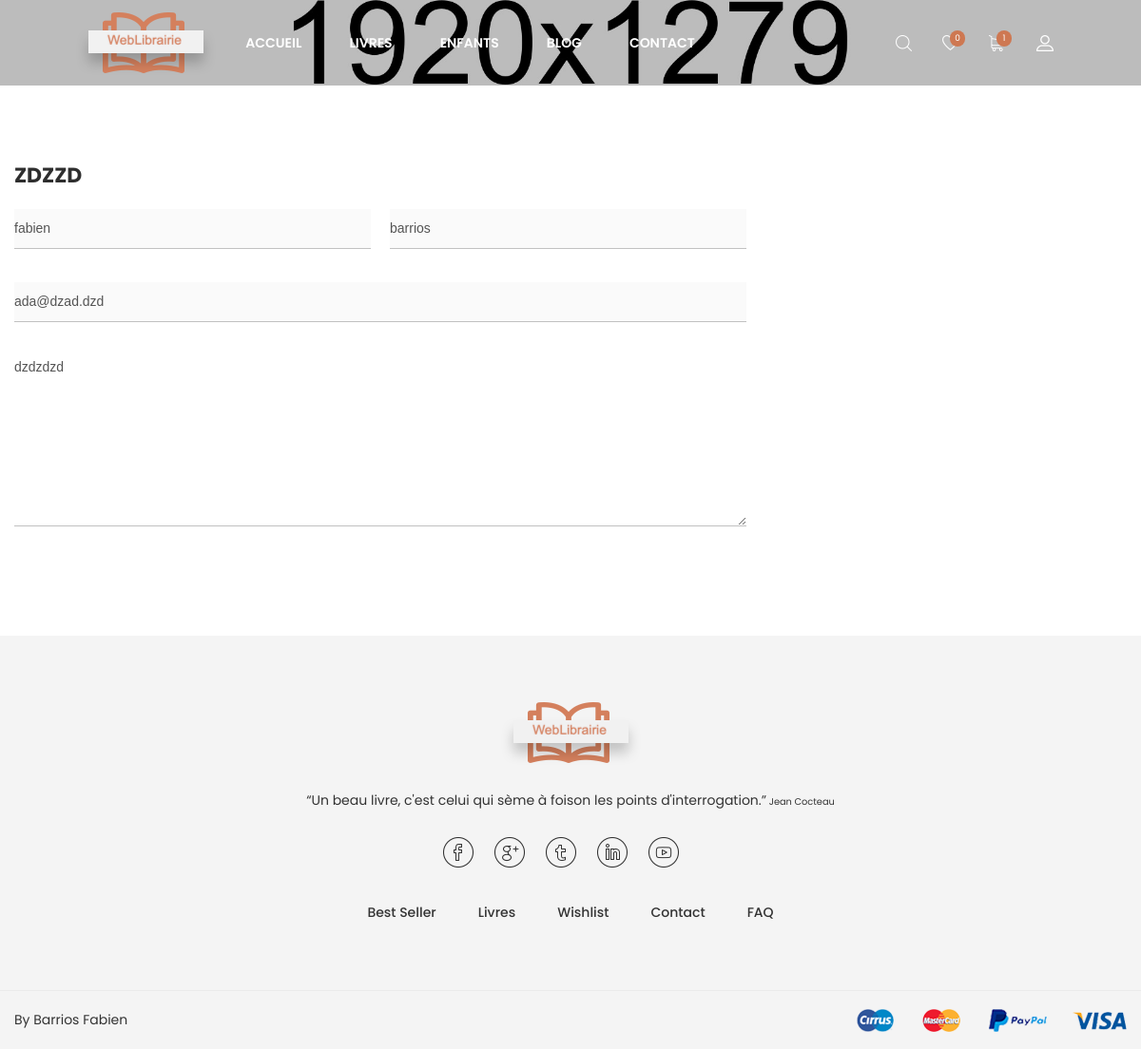
Page /detailRetour.php?id=1 (signed in) on the committed database.
### tables this page shows
CREATE TABLE `CONTACT` (
  `ID` int(11) NOT NULL,
  `PRENOM` text NOT NULL,
  `NOM` text NOT NULL,
  `MAIL` text NOT NULL,
  `SUJET` text NOT NULL,
  `MESSAGE` text NOT NULL
);

### Fonctions.php (called while the page is built, shortened)
<?php
function connectDB(){
    try{
        $db = new PDO('mysql:host=localhost;dbname=WeblibrairieVVA;charset=utf8', 'root', 'root');
        return $db;
    }
    catch (Exception $e){
        die('Erreur : '.$e->getMessage());
    }
}
function getNbArticlePanier(){
    $link = connectDB();
    $user = $_SESSION['Usercompte'];
    $req = $link->query("SELECT count(*) as nb FROM LIVRE INNER JOIN ECRIVAIN ON LIVRE.ID_ECRIVAIN = ECRIVAIN.ID INNER JOIN LIGNE_PANIER ON LIVRE.ID = LIGNE_PANIER.ID_LIVRE INNER JOIN PANIER ON LIGNE_PANIER.ID_PANIER = PANIER.ID INNER JOIN COMPTE ON PANIER.ID_COMPTE = COMPTE.USER WHERE LIVRE.ID = LIGNE_PANIER.ID_LIVRE AND LIGNE_PANIER.ID_PANIER = PANIER.ID AND PANIER.DT_COM is Null AND PANIER.ID_COMPTE = '$user'");
    return $req;
}
function getNbArticleWishliste(){
    $link = connectDB();
    $user = $_SESSION['Usercompte'];
    $req = $link->query("SELECT count(*) as nb FROM LIVRE INNER JOIN ECRIVAIN ON LIVRE.ID_ECRIVAIN = ECRIVAIN.ID INNER JOIN LIGNE_WISHLIST ON LIVRE.ID = LIGNE_WISHLIST.ID_LIVRE INNER JOIN WISHLIST ON LIGNE_WISHLIST.ID_WISHLIST = WISHLIST.ID INNER JOIN COMPTE ON WISHLIST.ID_COMPTE = COMPTE.USER WHERE LIVRE.ID = LIGNE_WISHLIST.ID_LIVRE AND LIGNE_WISHLIST.ID_WISHLIST = WISHLIST.ID AND WISHLIST.ID_COMPTE = '$user'");
    return $req;
}
function getRetourClientDetail(){
    $link = connectDB();
    $retour = $_GET['id'];
    $req = $link->query("SELECT * FROM CONTACT WHERE ID='$retour'");
    return $req;
}
?>

### detailRetour.php (the view, shortened to what this page needs)
<!doctype html>
<html class="no-js" lang="zxx">
<head>
    <link rel="stylesheet" href="css/bootstrap.min.css">
    <link rel="stylesheet" href="css/plugins.css">
    <link rel="stylesheet" href="style.css">
    <link rel="stylesheet" href="css/custom.css">
    <?php include_once('Fonctions.php'); ?>
</head>
<body>
<div class="wrapper" id="wrapper">
    <header id="wn__header" class="oth-page header__area header__absolute sticky__header">
        <div class="container-fluid">
            <div class="row">
                <div class="col-md-6 col-sm-6 col-6 col-lg-2">
                    <div class="logo">
                        <a href="index.php">
                            <img src="images/logo/logo.png" alt="logo images">
                        </a>
                    </div>
                </div>
                <div class="col-lg-8 d-none d-lg-block">
                    <nav class="mainmenu__nav">
                        <ul class="meninmenu d-flex justify-content-start">
                            <li class="drop with--one--item"><a href="index.php">Accueil</a></li>
                            <li class="drop"><a href="shop-grid.php?categorie=Tout">Livres</a>
                            </li>
                            <li class="drop"><a href="shop-grid.php?categorie=Enfants">Enfants</a>
                            </li>
                            <li class="drop"><a href="blog.html">Blog</a>
                            </li>
                            <li><a href="contact.html">Contact</a></li>
                        </ul>
                    </nav>
                </div>
                <div class="col-md-6 col-sm-6 col-6 col-lg-2">
                    <ul class="header__sidebar__right d-flex justify-content-end align-items-center">
                        <li class="shop_search"><a class="search__active" href="#"></a></li>
                        <?php if(!isset($_SESSION['Usercompte'])): ?>
                        <li class="wishlist"><a href="wishlist.php"></a></li>
                        <li class="shopcart"><a class="cartbox_active" href=""></a>
                            <div class="block-minicart minicart__active">
                                <div class="minicart-content-wrapper">
                                    <div class="micart__close">
                                        <span>Fermer</span>
                                    </div>
                                    <div class="mini_action cart">
                                        <a class="cart__btn" href="my-account.php">Se connecter</a>
                                    </div>
                                </div>
                            </div>
                            <?php else: ?>
                            <?php $getNbLivre = getNbArticlePanier(); ?>
                            <?php $nbLivre = $getNbLivre->fetch(); ?>
                            <?php $getNbWishListe = getNbArticleWishliste(); ?>
                            <?php $nbWishListe = $getNbWishListe->fetch(); ?>
                        <li class="wishlist"><a href="wishlist.php"><span id="alertWishlist" class="product_qun"><?php echo $nbWishListe[0]; ?></span></a></li>
                        <li class="shopcart"><a class="cartbox_active" href=""><span id="alertPanier" class="product_qun"><?php echo $nbLivre[0]; ?></span></a>
                            <?php endif; ?>
                        </li>
                        <li class="setting__bar__icon"><a class="setting__active" href="#"></a>
                        </li>
                    </ul>
                </div>
            </div>
        </div>
    </header>
    <div class="ht__bradcaump__area bg-image--6" style="padding-top: 45px; padding-bottom: 45px;"></div>
    <?php $retour = getRetourClientDetail(); ?>
    <?php foreach ($retour as $data):?>
        <section class="wn_contact_area bg--white pt--80 pb--80">
            <div class="container">
                <div class="row">
                    <div class="col-lg-8 col-12">
                        <div class="contact-form-wrap">
                            <h2 class="contact__title"><?= $data['SUJET']; ?></h2>
                            <div class="single-contact-form space-between">
                                <input type="text" id="prenom" name="prenom" value="<?= $data['PRENOM']; ?>" disabled>
                                <input type="text" id="nom" name="nom" value="<?= $data['NOM']; ?>" disabled>
                            </div>
                            <div class="single-contact-form space-between">
                                <input type="email" id="mail" name="mail" value="<?= $data['MAIL']; ?>" disabled>
                            </div>
                            <div class="single-contact-form message">
                                <textarea name="message" id="message" disabled><?= $data['MESSAGE']; ?></textarea>
                            </div>
                        </div>
                    </div>
                </div>
            </div>
        </section>
    <?php endforeach; ?>
    <footer id="wn__footer" class="footer__area bg__cat--8 brown--color">
        <div class="footer-static-top">
            <div class="container">
                <div class="row">
                    <div class="col-lg-12">
                        <div class="footer__widget footer__menu">
                            <div class="ft__logo">
                                <a href="index.php">
                                    <img src="images/logo/3.png" alt="logo">
                                </a>
                                <p>“Un beau livre, c'est celui qui sème à foison les points d'interrogation.”<span style="font-size: 70%;"> Jean Cocteau</span></p>
                            </div>
                            <div class="footer__content">
                                <ul class="social__net social__net--2 d-flex justify-content-center">
                                    <li><a href="#"><i class="bi bi-facebook"></i></a></li>
                                    <li><a href="#"><i class="bi bi-google"></i></a></li>
                                    <li><a href="#"><i class="bi bi-twitter"></i></a></li>
                                    <li><a href="#"><i class="bi bi-linkedin"></i></a></li>
                                    <li><a href="#"><i class="bi bi-youtube"></i></a></li>
                                </ul>
                                <ul class="mainmenu d-flex justify-content-center">
                                    <li><a href="shop-grid.php?categorie=Best">Best Seller</a></li>
                                    <li><a href="shop-grid.php?categorie=Tout">Livres</a></li>
                                    <?php if(isset($_SESSION['Usercompte'])): ?>
                                        <li><a href="wishlist.php">Wishlist</a></li>
                                    <?php else: ?>
                                        <li><a href="my-account.php">Wishlist</a></li>
                                    <?php endif; ?>
                                    <li><a href="contact.php">Contact</a></li>
                                    <li><a href="faq.html">FAQ</a></li>
                                </ul>
                            </div>
                        </div>
                    </div>
                </div>
            </div>
        </div>
        <div class="copyright__wrapper">
            <div class="container">
                <div class="row">
                    <div class="col-lg-6 col-md-6 col-sm-12">
                        <div class="copyright">
                            <div class="copy__right__inner text-left">
                                <p>By Barrios Fabien</p>
                            </div>
                        </div>
                    </div>
                    <div class="col-lg-6 col-md-6 col-sm-12">
                        <div class="payment text-right">
                            <img src="images/icons/payment.png" alt="" />
                        </div>
                    </div>
                </div>
            </div>
        </div>
    </footer>
</div>
</body>
</html>

### rows in the picture
contact: SUJET "ZDZZD", prenom "fabien", nom "barrios", mail "ada@dzad.dzd", message "dzdzdzd"

### other values in the picture
$nbWishListe[0] "0"
$nbLivre[0] "1"
